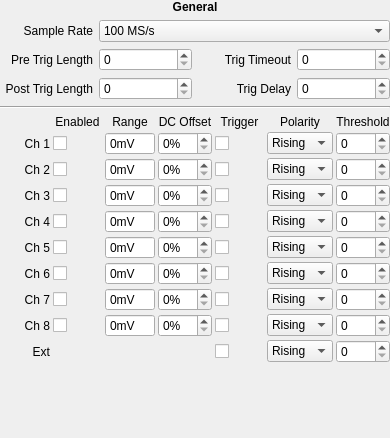
          <widget class="QWidget" name="scrollAreaWidgetContents_6">
           <property name="geometry">
            <rect>
             <x>0</x>
             <y>0</y>
             <width>390</width>
             <height>438</height>
            </rect>
           </property>
           <property name="maximumSize">
            <size>
             <width>1000</width>
             <height>16777215</height>
            </size>
           </property>
           <layout class="QVBoxLayout" name="verticalLayout_8">
            <property name="leftMargin">
             <number>0</number>
            </property>
            <property name="topMargin">
             <number>0</number>
            </property>
            <property name="rightMargin">
             <number>0</number>
            </property>
            <property name="bottomMargin">
             <number>0</number>
            </property>
            <item>
             <layout class="QGridLayout" name="acous_general_grid">
              <item row="3" column="3">
               <widget class="QSpinBox" name="acous_trig_delay_box"/>
              </item>
              <item row="3" column="0">
               <widget class="QLabel" name="acous_post_trig_label">
                <property name="text">
                 <string>Post Trig Length</string>
                </property>
                <property name="alignment">
                 <set>Qt::AlignRight|Qt::AlignTrailing|Qt::AlignVCenter</set>
                </property>
                <property name="buddy">
                 <cstring>acous_post_trig_box</cstring>
                </property>
               </widget>
              </item>
              <item row="3" column="2">
               <widget class="QLabel" name="acous_trig_delay_label">
                <property name="text">
                 <string>Trig Delay</string>
                </property>
                <property name="alignment">
                 <set>Qt::AlignRight|Qt::AlignTrailing|Qt::AlignVCenter</set>
                </property>
                <property name="buddy">
                 <cstring>acous_trig_delay_box</cstring>
                </property>
               </widget>
              </item>
              <item row="2" column="2">
               <widget class="QLabel" name="acous_trig_timeout_label">
                <property name="text">
                 <string>Trig Timeout</string>
                </property>
                <property name="alignment">
                 <set>Qt::AlignRight|Qt::AlignTrailing|Qt::AlignVCenter</set>
                </property>
                <property name="buddy">
                 <cstring>acous_trig_timeout_box</cstring>
                </property>
               </widget>
              </item>
              <item row="3" column="1">
               <widget class="QSpinBox" name="acous_post_trig_box"/>
              </item>
              <item row="2" column="1">
               <widget class="QSpinBox" name="acous_pre_trig_box"/>
              </item>
              <item row="1" column="0">
               <widget class="QLabel" name="acous_sample_rate_label">
                <property name="text">
                 <string>Sample Rate</string>
                </property>
                <property name="alignment">
                 <set>Qt::AlignRight|Qt::AlignTrailing|Qt::AlignVCenter</set>
                </property>
                <property name="buddy">
                 <cstring>acous_sample_rate_box</cstring>
                </property>
               </widget>
              </item>
              <item row="2" column="3">
               <widget class="QSpinBox" name="acous_trig_timeout_box"/>
              </item>
              <item row="1" column="1" colspan="3">
               <widget class="QComboBox" name="acous_sample_rate_box">
                <item>
                 <property name="text">
                  <string>100 MS/s</string>
                 </property>
                </item>
               </widget>
              </item>
              <item row="2" column="0">
               <widget class="QLabel" name="acous_pre_trig_label">
                <property name="text">
                 <string>Pre Trig Length</string>
                </property>
                <property name="alignment">
                 <set>Qt::AlignRight|Qt::AlignTrailing|Qt::AlignVCenter</set>
                </property>
                <property name="buddy">
                 <cstring>acous_pre_trig_box</cstring>
                </property>
               </widget>
              </item>
              <item row="0" column="0" colspan="4">
               <widget class="QLabel" name="label">
                <property name="font">
                 <font>
                  <bold>true</bold>
                 </font>
                </property>
                <property name="text">
                 <string>General</string>
                </property>
                <property name="alignment">
                 <set>Qt::AlignCenter</set>
                </property>
               </widget>
              </item>
             </layout>
            </item>
            <item>
             <widget class="Line" name="acous_line">
              <property name="orientation">
               <enum>Qt::Horizontal</enum>
              </property>
             </widget>
            </item>
            <item>
             <layout class="QGridLayout" name="acous_per_ch_grid" columnstretch="1,1,1,1,1,1,1">
              <property name="spacing">
               <number>3</number>
              </property>
              <item row="7" column="1">
               <widget class="QCheckBox" name="acous_enable_ch7">
                <property name="text">
                 <string/>
                </property>
               </widget>
              </item>
              <item row="3" column="1">
               <widget class="QCheckBox" name="acous_enable_ch3">
                <property name="text">
                 <string/>
                </property>
               </widget>
              </item>
              <item row="0" column="4">
               <widget class="QLabel" name="acous_trig_label">
                <property name="text">
                 <string>Trigger</string>
                </property>
                <property name="alignment">
                 <set>Qt::AlignCenter</set>
                </property>
               </widget>
              </item>
              <item row="4" column="6">
               <widget class="QSpinBox" name="acous_threshold_ch4"/>
              </item>
              <item row="0" column="5">
               <widget class="QLabel" name="acous_polarity_label">
                <property name="text">
                 <string>Polarity</string>
                </property>
                <property name="alignment">
                 <set>Qt::AlignCenter</set>
                </property>
               </widget>
              </item>
              <item row="5" column="0">
               <widget class="QLabel" name="acous_ch5_label">
                <property name="text">
                 <string>Ch 5</string>
                </property>
                <property name="alignment">
                 <set>Qt::AlignRight|Qt::AlignTrailing|Qt::AlignVCenter</set>
                </property>
                <property name="buddy">
                 <cstring>acous_enable_ch5</cstring>
                </property>
               </widget>
              </item>
              <item row="4" column="5">
               <widget class="QComboBox" name="acous_polarity_ch4">
                <property name="iconSize">
                 <size>
                  <width>16</width>
                  <height>16</height>
                 </size>
                </property>
                <property name="frame">
                 <bool>true</bool>
                </property>
                <item>
                 <property name="text">
                  <string>Rising</string>
                 </property>
                </item>
                <item>
                 <property name="text">
                  <string>Falling</string>
                 </property>
                </item>
               </widget>
              </item>
              <item row="2" column="0">
               <widget class="QLabel" name="acous_ch2_label">
                <property name="text">
                 <string>Ch 2</string>
                </property>
                <property name="alignment">
                 <set>Qt::AlignRight|Qt::AlignTrailing|Qt::AlignVCenter</set>
                </property>
                <property name="buddy">
                 <cstring>acous_enable_ch2</cstring>
                </property>
               </widget>
              </item>
              <item row="3" column="5">
               <widget class="QComboBox" name="acous_polarity_ch3">
                <property name="iconSize">
                 <size>
                  <width>16</width>
                  <height>16</height>
                 </size>
                </property>
                <property name="frame">
                 <bool>true</bool>
                </property>
                <item>
                 <property name="text">
                  <string>Rising</string>
                 </property>
                </item>
                <item>
                 <property name="text">
                  <string>Falling</string>
                 </property>
                </item>
               </widget>
              </item>
              <item row="5" column="5">
               <widget class="QComboBox" name="acous_polarity_ch5">
                <property name="iconSize">
                 <size>
                  <width>16</width>
                  <height>16</height>
                 </size>
                </property>
                <property name="frame">
                 <bool>true</bool>
                </property>
                <item>
                 <property name="text">
                  <string>Rising</string>
                 </property>
                </item>
                <item>
                 <property name="text">
                  <string>Falling</string>
                 </property>
                </item>
               </widget>
              </item>
              <item row="7" column="3">
               <widget class="QSpinBox" name="acous_dc_offset_ch7">
                <property name="suffix">
                 <string>%</string>
                </property>
               </widget>
              </item>
              <item row="0" column="2">
               <widget class="QLabel" name="acous_range_label">
                <property name="text">
                 <string>Range</string>
                </property>
                <property name="alignment">
                 <set>Qt::AlignCenter</set>
                </property>
               </widget>
              </item>
              <item row="4" column="1">
               <widget class="QCheckBox" name="acous_enable_ch4">
                <property name="text">
                 <string/>
                </property>
               </widget>
              </item>
              <item row="7" column="4">
               <widget class="QCheckBox" name="acous_trig_ch7">
                <property name="text">
                 <string/>
                </property>
               </widget>
              </item>
              <item row="1" column="0">
               <widget class="QLabel" name="acous_ch1_label">
                <property name="text">
                 <string>Ch 1</string>
                </property>
                <property name="alignment">
                 <set>Qt::AlignRight|Qt::AlignTrailing|Qt::AlignVCenter</set>
                </property>
                <property name="buddy">
                 <cstring>acous_enable_ch1</cstring>
                </property>
               </widget>
              </item>
              <item row="9" column="5">
               <widget class="QComboBox" name="acous_polarity_ext">
                <property name="iconSize">
                 <size>
                  <width>16</width>
                  <height>16</height>
                 </size>
                </property>
                <property name="frame">
                 <bool>true</bool>
                </property>
                <item>
                 <property name="text">
                  <string>Rising</string>
                 </property>
                </item>
                <item>
                 <property name="text">
                  <string>Falling</string>
                 </property>
                </item>
               </widget>
              </item>
              <item row="8" column="2">
               <widget class="QSpinBox" name="acous_range_ch8">
                <property name="font">
                 <font>
                  <kerning>false</kerning>
                 </font>
                </property>
                <property name="buttonSymbols">
                 <enum>QAbstractSpinBox::NoButtons</enum>
                </property>
                <property name="suffix">
                 <string>mV</string>
                </property>
               </widget>
              </item>
              <item row="6" column="0">
               <widget class="QLabel" name="acous_ch6_label">
                <property name="text">
                 <string>Ch 6</string>
                </property>
                <property name="alignment">
                 <set>Qt::AlignRight|Qt::AlignTrailing|Qt::AlignVCenter</set>
                </property>
                <property name="buddy">
                 <cstring>acous_enable_ch6</cstring>
                </property>
               </widget>
              </item>
              <item row="8" column="5">
               <widget class="QComboBox" name="acous_polarity_ch8">
                <property name="iconSize">
                 <size>
                  <width>16</width>
                  <height>16</height>
                 </size>
                </property>
                <property name="frame">
                 <bool>true</bool>
                </property>
                <item>
                 <property name="text">
                  <string>Rising</string>
                 </property>
                </item>
                <item>
                 <property name="text">
                  <string>Falling</string>
                 </property>
                </item>
               </widget>
              </item>
              <item row="1" column="6">
               <widget class="QSpinBox" name="acous_threshold_ch1"/>
              </item>
              <item row="4" column="3">
               <widget class="QSpinBox" name="acous_dc_offset_ch4">
                <property name="suffix">
                 <string>%</string>
                </property>
               </widget>
              </item>
              <item row="7" column="0">
               <widget class="QLabel" name="acous_ch7_label">
                <property name="text">
                 <string>Ch 7</string>
                </property>
                <property name="alignment">
                 <set>Qt::AlignRight|Qt::AlignTrailing|Qt::AlignVCenter</set>
                </property>
                <property name="buddy">
                 <cstring>acous_enable_ch7</cstring>
                </property>
               </widget>
              </item>
              <item row="2" column="1">
               <widget class="QCheckBox" name="acous_enable_ch2">
                <property name="styleSheet">
                 <string notr="true"/>
                </property>
                <property name="text">
                 <string/>
                </property>
               </widget>
              </item>
              <item row="8" column="3">
               <widget class="QSpinBox" name="acous_dc_offset_ch8">
                <property name="suffix">
                 <string>%</string>
                </property>
               </widget>
              </item>
              <item row="3" column="6">
               <widget class="QSpinBox" name="acous_threshold_ch3"/>
              </item>
              <item row="6" column="4">
               <widget class="QCheckBox" name="acous_trig_ch6">
                <property name="text">
                 <string/>
                </property>
               </widget>
              </item>
              <item row="9" column="4">
               <widget class="QCheckBox" name="acous_trig_ext">
                <property name="text">
                 <string/>
                </property>
               </widget>
              </item>
              <item row="3" column="2">
               <widget class="QSpinBox" name="acous_range_ch3">
                <property name="font">
                 <font>
                  <kerning>false</kerning>
                 </font>
                </property>
                <property name="buttonSymbols">
                 <enum>QAbstractSpinBox::NoButtons</enum>
                </property>
                <property name="suffix">
                 <string>mV</string>
                </property>
               </widget>
              </item>
              <item row="6" column="5">
               <widget class="QComboBox" name="acous_polarity_ch6">
                <property name="iconSize">
                 <size>
                  <width>16</width>
                  <height>16</height>
                 </size>
                </property>
                <property name="frame">
                 <bool>true</bool>
                </property>
                <item>
                 <property name="text">
                  <string>Rising</string>
                 </property>
                </item>
                <item>
                 <property name="text">
                  <string>Falling</string>
                 </property>
                </item>
               </widget>
              </item>
              <item row="7" column="6">
               <widget class="QSpinBox" name="acous_threshold_ch7"/>
              </item>
              <item row="3" column="0">
               <widget class="QLabel" name="acous_ch3_label">
                <property name="text">
                 <string>Ch 3</string>
                </property>
                <property name="alignment">
                 <set>Qt::AlignRight|Qt::AlignTrailing|Qt::AlignVCenter</set>
                </property>
                <property name="buddy">
                 <cstring>acous_enable_ch3</cstring>
                </property>
               </widget>
              </item>
              <item row="8" column="6">
               <widget class="QSpinBox" name="acous_threshold_ch8"/>
              </item>
              <item row="6" column="2">
               <widget class="QSpinBox" name="acous_range_ch6">
                <property name="font">
                 <font>
                  <kerning>false</kerning>
                 </font>
                </property>
                <property name="buttonSymbols">
                 <enum>QAbstractSpinBox::NoButtons</enum>
                </property>
                <property name="suffix">
                 <string>mV</string>
                </property>
               </widget>
              </item>
              <item row="2" column="6">
               <widget class="QSpinBox" name="acous_threshold_ch2"/>
              </item>
              <item row="4" column="4">
               <widget class="QCheckBox" name="acous_trig_ch4">
                <property name="text">
                 <string/>
                </property>
               </widget>
              </item>
              <item row="1" column="3">
               <widget class="QSpinBox" name="acous_dc_offset_ch1">
                <property name="suffix">
                 <string>%</string>
                </property>
               </widget>
              </item>
              <item row="2" column="4">
               <widget class="QCheckBox" name="acous_trig_ch2">
                <property name="text">
                 <string/>
                </property>
               </widget>
              </item>
              <item row="8" column="0">
               <widget class="QLabel" name="acous_ch8_label">
                <property name="text">
                 <string>Ch 8</string>
                </property>
                <property name="alignment">
                 <set>Qt::AlignRight|Qt::AlignTrailing|Qt::AlignVCenter</set>
                </property>
                <property name="buddy">
                 <cstring>acous_enable_ch8</cstring>
                </property>
               </widget>
              </item>
              <item row="9" column="6">
               <widget class="QSpinBox" name="acous_threshold_ext"/>
              </item>
              <item row="5" column="3">
               <widget class="QSpinBox" name="acous_dc_offset_ch5">
                <property name="suffix">
                 <string>%</string>
                </property>
               </widget>
              </item>
              <item row="0" column="3">
               <widget class="QLabel" name="acous_dc_offset_label">
                <property name="text">
                 <string>DC Offset</string>
                </property>
                <property name="alignment">
                 <set>Qt::AlignCenter</set>
                </property>
               </widget>
              </item>
              <item row="2" column="5">
               <widget class="QComboBox" name="acous_polarity_ch2">
                <property name="iconSize">
                 <size>
                  <width>16</width>
                  <height>16</height>
                 </size>
                </property>
                <property name="frame">
                 <bool>true</bool>
                </property>
                <item>
                 <property name="text">
                  <string>Rising</string>
                 </property>
                </item>
                <item>
                 <property name="text">
                  <string>Falling</string>
                 </property>
                </item>
               </widget>
              </item>
              <item row="8" column="4">
               <widget class="QCheckBox" name="acous_trig_ch8">
                <property name="text">
                 <string/>
                </property>
               </widget>
              </item>
              <item row="0" column="1">
               <widget class="QLabel" name="acous_enabled_label">
                <property name="text">
                 <string>Enabled</string>
                </property>
                <property name="alignment">
                 <set>Qt::AlignCenter</set>
                </property>
               </widget>
              </item>
              <item row="5" column="1">
               <widget class="QCheckBox" name="acous_enable_ch5">
                <property name="text">
                 <string/>
                </property>
               </widget>
              </item>
              <item row="2" column="2">
               <widget class="QSpinBox" name="acous_range_ch2">
                <property name="font">
                 <font>
                  <kerning>false</kerning>
                 </font>
                </property>
                <property name="buttonSymbols">
                 <enum>QAbstractSpinBox::NoButtons</enum>
                </property>
                <property name="suffix">
                 <string>mV</string>
                </property>
               </widget>
              </item>
              <item row="4" column="0">
               <widget class="QLabel" name="acous_ch4_label">
                <property name="text">
                 <string>Ch 4</string>
                </property>
                <property name="alignment">
                 <set>Qt::AlignRight|Qt::AlignTrailing|Qt::AlignVCenter</set>
                </property>
                <property name="buddy">
                 <cstring>acous_enable_ch4</cstring>
                </property>
               </widget>
              </item>
              <item row="7" column="2">
               <widget class="QSpinBox" name="acous_range_ch7">
                <property name="font">
                 <font>
                  <kerning>false</kerning>
                 </font>
                </property>
                <property name="buttonSymbols">
                 <enum>QAbstractSpinBox::NoButtons</enum>
                </property>
                <property name="suffix">
                 <string>mV</string>
                </property>
               </widget>
              </item>
              <item row="5" column="4">
               <widget class="QCheckBox" name="acous_trig_ch5">
                <property name="text">
                 <string/>
                </property>
               </widget>
              </item>
              <item row="3" column="4">
               <widget class="QCheckBox" name="acous_trig_ch3">
                <property name="text">
                 <string/>
                </property>
               </widget>
              </item>
              <item row="2" column="3">
               <widget class="QSpinBox" name="acous_dc_offset_ch2">
                <property name="suffix">
                 <string>%</string>
                </property>
               </widget>
              </item>
              <item row="5" column="2">
               <widget class="QSpinBox" name="acous_range_ch5">
                <property name="font">
                 <font>
                  <kerning>false</kerning>
                 </font>
                </property>
                <property name="buttonSymbols">
                 <enum>QAbstractSpinBox::NoButtons</enum>
                </property>
                <property name="suffix">
                 <string>mV</string>
                </property>
               </widget>
              </item>
              <item row="5" column="6">
               <widget class="QSpinBox" name="acous_threshold_ch5"/>
              </item>
              <item row="6" column="6">
               <widget class="QSpinBox" name="acous_threshold_ch6"/>
              </item>
              <item row="7" column="5">
               <widget class="QComboBox" name="acous_polarity_ch7">
                <property name="iconSize">
                 <size>
                  <width>16</width>
                  <height>16</height>
                 </size>
                </property>
                <property name="frame">
                 <bool>true</bool>
                </property>
                <item>
                 <property name="text">
                  <string>Rising</string>
                 </property>
                </item>
                <item>
                 <property name="text">
                  <string>Falling</string>
                 </property>
                </item>
               </widget>
              </item>
              <item row="8" column="1">
               <widget class="QCheckBox" name="acous_enable_ch8">
                <property name="text">
                 <string/>
                </property>
               </widget>
              </item>
              <item row="1" column="2">
               <widget class="QSpinBox" name="acous_range_ch1">
                <property name="font">
                 <font>
                  <kerning>false</kerning>
                 </font>
                </property>
                <property name="buttonSymbols">
                 <enum>QAbstractSpinBox::NoButtons</enum>
                </property>
                <property name="suffix">
                 <string>mV</string>
                </property>
                <property name="stepType">
                 <enum>QAbstractSpinBox::DefaultStepType</enum>
                </property>
               </widget>
              </item>
              <item row="4" column="2">
               <widget class="QSpinBox" name="acous_range_ch4">
                <property name="font">
                 <font>
                  <kerning>false</kerning>
                 </font>
                </property>
                <property name="buttonSymbols">
                 <enum>QAbstractSpinBox::NoButtons</enum>
                </property>
                <property name="suffix">
                 <string>mV</string>
                </property>
               </widget>
              </item>
              <item row="6" column="1">
               <widget class="QCheckBox" name="acous_enable_ch6">
                <property name="text">
                 <string/>
                </property>
               </widget>
              </item>
              <item row="1" column="1">
               <widget class="QCheckBox" name="acous_enable_ch1">
                <property name="styleSheet">
                 <string notr="true"/>
                </property>
                <property name="text">
                 <string/>
                </property>
               </widget>
              </item>
              <item row="0" column="6">
               <widget class="QLabel" name="acous_threshold_label">
                <property name="text">
                 <string>Threshold</string>
                </property>
                <property name="alignment">
                 <set>Qt::AlignCenter</set>
                </property>
               </widget>
              </item>
              <item row="1" column="5">
               <widget class="QComboBox" name="acous_polarity_ch1">
                <property name="sizePolicy">
                 <sizepolicy hsizetype="Minimum" vsizetype="Fixed">
                  <horstretch>0</horstretch>
                  <verstretch>0</verstretch>
                 </sizepolicy>
                </property>
                <property name="iconSize">
                 <size>
                  <width>16</width>
                  <height>16</height>
                 </size>
                </property>
                <property name="frame">
                 <bool>true</bool>
                </property>
                <item>
                 <property name="text">
                  <string>Rising</string>
                 </property>
                </item>
                <item>
                 <property name="text">
                  <string>Falling</string>
                 </property>
                </item>
               </widget>
              </item>
              <item row="9" column="0">
               <widget class="QLabel" name="acous_ext_label">
                <property name="text">
                 <string>Ext</string>
                </property>
                <property name="alignment">
                 <set>Qt::AlignRight|Qt::AlignTrailing|Qt::AlignVCenter</set>
                </property>
               </widget>
              </item>
              <item row="1" column="4">
               <widget class="QCheckBox" name="acous_trig_ch1">
                <property name="text">
                 <string/>
                </property>
               </widget>
              </item>
              <item row="3" column="3">
               <widget class="QSpinBox" name="acous_dc_offset_ch3">
                <property name="suffix">
                 <string>%</string>
                </property>
               </widget>
              </item>
              <item row="6" column="3">
               <widget class="QSpinBox" name="acous_dc_offset_ch6">
                <property name="suffix">
                 <string>%</string>
                </property>
               </widget>
              </item>
             </layout>
            </item>
            <item>
             <spacer name="acous_spacer">
              <property name="orientation">
               <enum>Qt::Vertical</enum>
              </property>
              <property name="sizeHint" stdset="0">
               <size>
                <width>20</width>
                <height>40</height>
               </size>
              </property>
             </spacer>
            </item>
           </layout>
          </widget>
